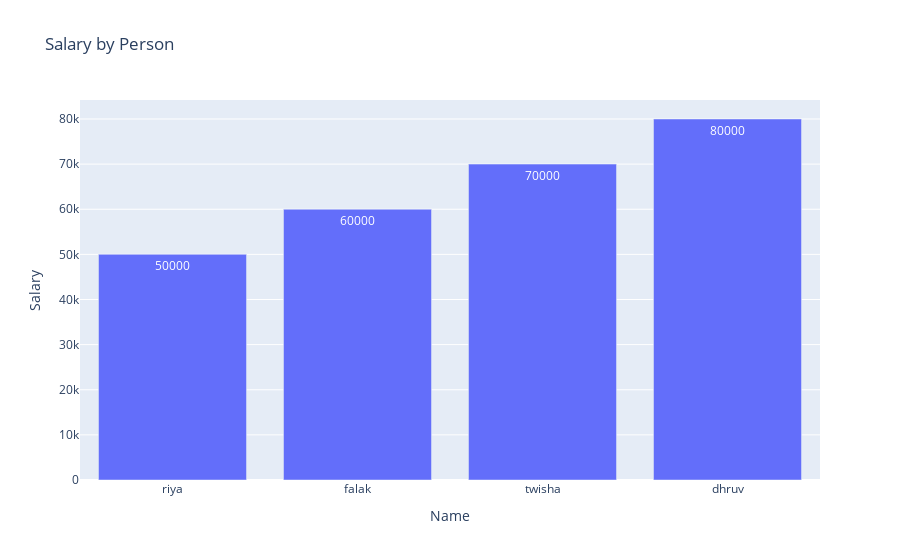

The notebook cell saved with this chart:
### Code cell
#5
!pip install plotly
import plotly.express as px

data = {
    "Name": ["riya", "falak", "twisha", "dhruv"],
    "Salary": [50000, 60000, 70000, 80000]
}
fig = px.bar(data, x="Name", y="Salary", title="Salary by Person", text="Salary")
fig.show()

### Figure 1 — Plotly figure (JSON) as saved in the notebook; plotly's stock layout.template omitted (floating-point values rounded to 4 significant figures)
{"data": [{"hovertemplate": "Name=%{x}<br>Salary=%{text}<extra></extra>", "legendgroup": "", "marker": {"color": "#636efa", "pattern": {"shape": ""}}, "name": "", "orientation": "v", "showlegend": false, "text": [50000.0, 60000.0, 70000.0, 80000.0], "textposition": "auto", "type": "bar", "x": ["riya", "falak", "twisha", "dhruv"], "xaxis": "x", "y": [50000, 60000, 70000, 80000], "yaxis": "y"}], "layout": {"barmode": "relative", "legend": {"tracegroupgap": 0}, "title": {"text": "Salary by Person"}, "xaxis": {"anchor": "y", "domain": [0, 1], "title": {"text": "Name"}}, "yaxis": {"anchor": "x", "domain": [0, 1], "title": {"text": "Salary"}}}}
